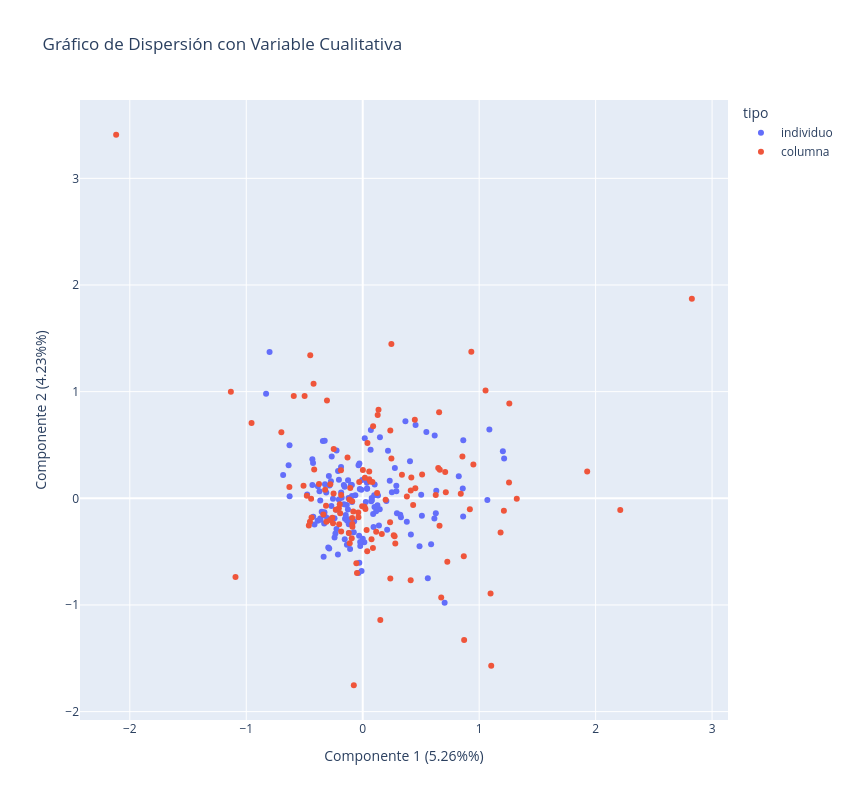

Notebook code for this chart:
### Code cell
grafico_planos_factoriales(planos_personal,mca.eigenvalues_summary,[0,1])

### Figure 1 — Plotly figure (JSON) as saved in the notebook; plotly's stock layout.template omitted (floating-point values rounded to 4 significant figures; data arrays with more than 128 entries replaced by an {"elided": "..."} marker saying what was removed)
{"data": [{"hovertemplate": "<b>%{hovertext}</b><br><br>tipo=individuo<br>x=%{x}<br>y=%{y}<extra></extra>", "hovertext": {"elided": "145 int values"}, "legendgroup": "individuo", "marker": {"color": "#636efa", "symbol": "circle"}, "mode": "markers", "name": "individuo", "orientation": "v", "showlegend": true, "type": "scatter", "x": {"elided": "145 float values"}, "xaxis": "x", "y": {"elided": "145 float values"}, "yaxis": "y"}, {"hovertemplate": "<b>%{hovertext}</b><br><br>tipo=columna<br>x=%{x}<br>y=%{y}<extra></extra>", "hovertext": ["Student_Age_18-21", "Student_Age_22-25", "Student_Age_above 26", "Sex_female", "Sex_male", "Graduated_high_school_type_other", "Graduated_high_school_type_private", "Graduated_high_school_type_state", "Scholarship_type_25%", "Scholarship_type_50%", "Scholarship_type_75%", "Scholarship_type_Full", "Additional_work_No", "Additional_work_Yes", "Regular artistic or sports activity_No", "Regular artistic or sports activity_Yes", "Do you have a partner_No", "Do you have a partner_Yes", "Total_salary_if_available_USD 135-200", "Total_salary_if_available_USD 201-270", "Total_salary_if_available_USD 271-340", "Total_salary_if_available_USD 341-410", "Total_salary_if_available_above 410", "Transportation to the university_Bicycle", "Transportation to the university_Bus", "Transportation to the university_Other", "Transportation to the university_Private car/taxi", "Accommodation_type_Dormitory", "Accommodation_type_Other", "Accommodation_type_Rental", "Accommodation_type_With family", "Mothers_education_High school", "Mothers_education_MSc.", "Mothers_education_Ph.D.", "Mothers_education_Primary school", "Mothers_education_Secondary school", "Mothers_education_University", "Fathers_education _High school", "Fathers_education _MSc.", "Fathers_education _Ph.D.", "Fathers_education _Primary school", "Fathers_education _Secondary school", "Fathers_education _University", "Number_of_sisters/brothers_1", "Number_of_sisters/brothers_2", "Number_of_sisters/brothers_3", "Number_of_sisters/brothers_4", "Number_of_sisters/brothers_5 or above", "Parental_status_Died (one of them or both)", "Parental_status_Divorced", "Parental_status_Married", "Mothers_occupation_Government officer", "Mothers_occupation_Housewife", "Mothers_occupation_Private sector employee", "Mothers_occupation_Retired", "Mothers_occupation_Self-employment", "Fathers_occupation_Government officer", "Fathers_occupation_Other", "Fathers_occupation_Private sector employee", "Fathers_occupation_Retired", "Fathers_occupation_Self-employment", "Weekly_study_hours_11-20 hours", "Weekly_study_hours_6-10 hours", "Weekly_study_hours_Less than 5 hours", "Weekly_study_hours_More than 20 hours", "Reading_frequency_noScience_Often", "Reading_frequency_noScience_Sometimes", "Reading_frequency_science_Often", "Reading_frequency_science_Sometimes", "Attendance_to_the_seminars_No", "Attendance_to_the_seminars_Yes", "Impact of your projects/activities on your success_Negative", "Impact of your projects/activities on your success_Neutral", "Impact of your projects/activities on your success_Positive", "Attendance_to_classes_Always", "Attendance_to_classes_Sometimes", "Preparation to midterm exams 1_Alone", "Preparation to midterm exams 1_Not applicable", "Preparation to midterm exams 1_With friends", "Preparation to midterm exams 2_Closest date to the exam", "Preparation to midterm exams 2_Never", "Preparation to midterm exams 2_Regularly during the semester", "Taking notes in classes_Always", "Taking notes in classes_Never", "Taking notes in classes_Sometimes", "Listening in classes_Always", "Listening in classes_Never", "Listening in classes_Sometimes", "Discussion improves my interest and success in the course_Always", "Discussion improves my interest and success in the course_Never", "Discussion improves my interest and success in the course_Sometimes", "Flip-classroom_Not applicable", "Flip-classroom_Not useful", "Flip-classroom_Useful", "Cumulative_GPA_2.00-2.49", "Cumulative_GPA_2.50-2.99", "Cumulative_GPA_3.00-3.49", "Cumulative_GPA_Above 3.49", "Cumulative_GPA_Less than 2.00", "Expected_GPA_2.00-2.49", "Expected_GPA_2.50-2.99", "Expected_GPA_3.00-3.49", "Expected_GPA_Less than 2.00", "COURSE_ID_Eighth Semester", "COURSE_ID_Fifth Semester", "COURSE_ID_First Semester", "COURSE_ID_Fourth Semester", "COURSE_ID_Ninth Semester or later", "COURSE_ID_Second Semester", "COURSE_ID_Seventh Semester", "COURSE_ID_Sixth Semester", "COURSE_ID_Third Semester", "GRADE_AA", "GRADE_BA", "GRADE_BB", "GRADE_CB", "GRADE_CC", "GRADE_DC", "GRADE_DD", "GRADE_Fail"], "legendgroup": "columna", "marker": {"color": "#EF553B", "symbol": "circle"}, "mode": "markers", "name": "columna", "orientation": "v", "showlegend": true, "type": "scatter", "x": [0.4515, -0.2551, -1.132, 0.6619, -0.4393, -0.3117, 0.6597, -0.107, 0.871, -0.2798, 0.4124, 0.0892, -0.1192, 0.237, -0.338, 0.51, -0.03858, 0.05594, -0.02999, -0.04911, -0.09053, 0.2462, 0.9501, 1.055, -0.3226, -0.1115, 1.323, -0.2501, -0.07647, -0.315, 1.256, 0.2663, 2.212, 1.103, -0.2491, -0.4626, 0.4331, -0.004687, 1.098, 2.826, 0.1286, -0.5083, 0.2372, 0.842, 0.08768, -0.08105, -0.4432, -0.5919, -0.4505, 0.1235, 0.01548, 1.184, -0.3754, 0.92, 0.151, 1.212, 0.7265, -0.2612, 0.05591, -0.4798, 0.08315, 0.9327, -0.1869, 0.03337, 0.1356, 0.3368, -0.114, 0.656, -0.1935, 0.8562, -0.2313, 0.6271, 0.7083, -0.09019, 0.01891, -0.05452, -0.205, 0.4175, 0.6485, -0.03695, -2.117, 0.4475, 0.001486, -0.422, 0.03851, 0.04065, 0.1967, -0.08907, -0.1304, 0.07569, 0.1156, -0.4166, 0.3792, -0.2022, 0.274, -0.1852, -0.1973, -0.4989, 0.8679, 0.2797, 0.06413, -0.6987, 0.4119, 0.7135, -0.9547, -0.4531, 0.674, 1.259, -1.092, 0.235, -0.185, -0.2784, -0.08839, 0.02331, -0.6295, 0.2463, -0.307, 0.1641, -0.09434, 1.928], "xaxis": "x", "y": [0.09444, -0.2334, 0.9996, 0.2672, -0.1805, -0.2195, -0.2584, 0.09697, -1.328, -0.2045, 0.07282, 0.6748, -0.3261, 0.6347, -0.1516, 0.2239, -0.1329, 0.1796, 0.1539, -0.701, -0.1842, 1.446, 0.3159, 1.011, 0.07917, -0.4217, -0.004665, 0.046, -1.753, -0.06915, 0.148, -0.3475, -0.1102, -1.57, 0.4617, -0.2555, -0.06303, -0.07422, -0.8936, 1.872, 0.7811, 0.117, -0.752, 0.04155, -0.4667, -0.1249, -0.004339, 0.9592, 1.342, 0.04994, -0.0799, -0.3202, 0.1343, -0.1019, -1.141, -0.1165, -0.5943, -0.1813, 0.252, 0.02285, 0.1518, 1.373, 0.2629, -0.2966, 0.8312, 0.2217, -0.01119, 0.8065, -0.1403, 0.3915, -0.1083, 0.03124, 0.2455, -0.0275, 0.1923, -0.6101, -0.09342, 0.1949, 0.2833, -0.1767, 3.409, 0.7358, 0.2645, 1.074, -0.4963, 0.5188, -0.01312, -0.2407, 0.3825, -0.3836, -0.3142, 0.2693, 0.017, -0.2442, -0.3548, 0.03035, -0.05473, 0.9584, -0.5441, -0.4238, 0.1578, 0.6192, -0.7689, 0.05617, 0.7065, -0.221, -0.9307, 0.8877, -0.7368, -0.2242, -0.3108, 0.132, -0.2667, -0.1011, 0.1067, 0.3733, 0.9162, -0.3356, -0.3743, 0.2518], "yaxis": "y"}], "layout": {"height": 800, "legend": {"title": {"text": "tipo"}, "tracegroupgap": 0}, "title": {"text": "Gráfico de Dispersión con Variable Cualitativa"}, "width": 850, "xaxis": {"anchor": "y", "domain": [0, 1], "title": {"text": "Componente 1 (5.26%%)"}}, "yaxis": {"anchor": "x", "domain": [0, 1], "title": {"text": "Componente 2 (4.23%%)"}}}}
